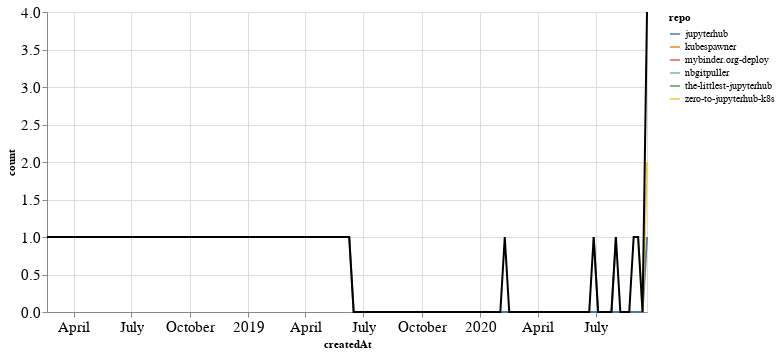

The code cell stored with this chart in its notebook:
### Markdown cell above
## PRs

### Code cell
prs_time = prs.groupby('repo').resample('W', on='createdAt').count()['author'].reset_index()
prs_time = prs_time.rename(columns={'author': 'count'})
prs_time_total = prs_time.groupby('createdAt').agg({"count": "sum"}).reset_index()

ch1 = alt.Chart(prs_time, width=600).mark_line().encode(
    x='createdAt',
    y='count',
    color='repo',
    tooltip="repo"
)

ch2 = alt.Chart(prs_time_total, width=600).mark_line(color="black").encode(
    x='createdAt',
    y='count',
)

ch1 + ch2

### Figure 1 — Vega-Lite specification as saved in the notebook (floating-point values rounded to 4 significant figures)
{"config": {"axisLeft": {"labelFontSize": 15}, "axisBottom": {"labelFontSize": 15}}, "layer": [{"data": {"name": "data-382d4a457be12f7e1a4874410e21e724"}, "mark": "line", "encoding": {"color": {"type": "nominal", "field": "repo"}, "tooltip": {"type": "nominal", "field": "repo"}, "x": {"type": "temporal", "field": "createdAt"}, "y": {"type": "quantitative", "field": "count"}}, "width": 600}, {"data": {"name": "data-830ebc76d99155f007ce2a68822c9dff"}, "mark": {"type": "line", "color": "black"}, "encoding": {"x": {"type": "temporal", "field": "createdAt"}, "y": {"type": "quantitative", "field": "count"}}, "width": 600}], "$schema": "https://vega.github.io/schema/vega-lite/v4.8.1.json", "datasets": {"data-382d4a457be12f7e1a4874410e21e724": [{"repo": "jupyterhub", "createdAt": "2019-06-09T00:00:00", "count": 1}, {"repo": "jupyterhub", "createdAt": "2019-06-16T00:00:00", "count": 0}, {"repo": "jupyterhub", "createdAt": "2019-06-23T00:00:00", "count": 0}, {"repo": "jupyterhub", "createdAt": "2019-06-30T00:00:00", "count": 0}, {"repo": "jupyterhub", "createdAt": "2019-07-07T00:00:00", "count": 0}, {"repo": "jupyterhub", "createdAt": "2019-07-14T00:00:00", "count": 0}, {"repo": "jupyterhub", "createdAt": "2019-07-21T00:00:00", "count": 0}, {"repo": "jupyterhub", "createdAt": "2019-07-28T00:00:00", "count": 0}, {"repo": "jupyterhub", "createdAt": "2019-08-04T00:00:00", "count": 0}, {"repo": "jupyterhub", "createdAt": "2019-08-11T00:00:00", "count": 0}, {"repo": "jupyterhub", "createdAt": "2019-08-18T00:00:00", "count": 0}, {"repo": "jupyterhub", "createdAt": "2019-08-25T00:00:00", "count": 0}, {"repo": "jupyterhub", "createdAt": "2019-09-01T00:00:00", "count": 0}, {"repo": "jupyterhub", "createdAt": "2019-09-08T00:00:00", "count": 0}, {"repo": "jupyterhub", "createdAt": "2019-09-15T00:00:00", "count": 0}, {"repo": "jupyterhub", "createdAt": "2019-09-22T00:00:00", "count": 0}, {"repo": "jupyterhub", "createdAt": "2019-09-29T00:00:00", "count": 0}, {"repo": "jupyterhub", "createdAt": "2019-10-06T00:00:00", "count": 0}, {"repo": "jupyterhub", "createdAt": "2019-10-13T00:00:00", "count": 0}, {"repo": "jupyterhub", "createdAt": "2019-10-20T00:00:00", "count": 0}, {"repo": "jupyterhub", "createdAt": "2019-10-27T00:00:00", "count": 0}, {"repo": "jupyterhub", "createdAt": "2019-11-03T00:00:00", "count": 0}, {"repo": "jupyterhub", "createdAt": "2019-11-10T00:00:00", "count": 0}, {"repo": "jupyterhub", "createdAt": "2019-11-17T00:00:00", "count": 0}, {"repo": "jupyterhub", "createdAt": "2019-11-24T00:00:00", "count": 0}, {"repo": "jupyterhub", "createdAt": "2019-12-01T00:00:00", "count": 0}, {"repo": "jupyterhub", "createdAt": "2019-12-08T00:00:00", "count": 0}, {"repo": "jupyterhub", "createdAt": "2019-12-15T00:00:00", "count": 0}, {"repo": "jupyterhub", "createdAt": "2019-12-22T00:00:00", "count": 0}, {"repo": "jupyterhub", "createdAt": "2019-12-29T00:00:00", "count": 0}, {"repo": "jupyterhub", "createdAt": "2020-01-05T00:00:00", "count": 0}, {"repo": "jupyterhub", "createdAt": "2020-01-12T00:00:00", "count": 0}, {"repo": "jupyterhub", "createdAt": "2020-01-19T00:00:00", "count": 0}, {"repo": "jupyterhub", "createdAt": "2020-01-26T00:00:00", "count": 0}, {"repo": "jupyterhub", "createdAt": "2020-02-02T00:00:00", "count": 0}, {"repo": "jupyterhub", "createdAt": "2020-02-09T00:00:00", "count": 0}, {"repo": "jupyterhub", "createdAt": "2020-02-16T00:00:00", "count": 0}, {"repo": "jupyterhub", "createdAt": "2020-02-23T00:00:00", "count": 0}, {"repo": "jupyterhub", "createdAt": "2020-03-01T00:00:00", "count": 0}, {"repo": "jupyterhub", "createdAt": "2020-03-08T00:00:00", "count": 0}, {"repo": "jupyterhub", "createdAt": "2020-03-15T00:00:00", "count": 0}, {"repo": "jupyterhub", "createdAt": "2020-03-22T00:00:00", "count": 0}, {"repo": "jupyterhub", "createdAt": "2020-03-29T00:00:00", "count": 0}, {"repo": "jupyterhub", "createdAt": "2020-04-05T00:00:00", "count": 0}, {"repo": "jupyterhub", "createdAt": "2020-04-12T00:00:00", "count": 0}, {"repo": "jupyterhub", "createdAt": "2020-04-19T00:00:00", "count": 0}, {"repo": "jupyterhub", "createdAt": "2020-04-26T00:00:00", "count": 0}, {"repo": "jupyterhub", "createdAt": "2020-05-03T00:00:00", "count": 0}, {"repo": "jupyterhub", "createdAt": "2020-05-10T00:00:00", "count": 0}, {"repo": "jupyterhub", "createdAt": "2020-05-17T00:00:00", "count": 0}, {"repo": "jupyterhub", "createdAt": "2020-05-24T00:00:00", "count": 0}, {"repo": "jupyterhub", "createdAt": "2020-05-31T00:00:00", "count": 0}, {"repo": "jupyterhub", "createdAt": "2020-06-07T00:00:00", "count": 0}, {"repo": "jupyterhub", "createdAt": "2020-06-14T00:00:00", "count": 0}, {"repo": "jupyterhub", "createdAt": "2020-06-21T00:00:00", "count": 0}, {"repo": "jupyterhub", "createdAt": "2020-06-28T00:00:00", "count": 0}, {"repo": "jupyterhub", "createdAt": "2020-07-05T00:00:00", "count": 0}, {"repo": "jupyterhub", "createdAt": "2020-07-12T00:00:00", "count": 0}, {"repo": "jupyterhub", "createdAt": "2020-07-19T00:00:00", "count": 0}, {"repo": "jupyterhub", "createdAt": "2020-07-26T00:00:00", "count": 0}, {"repo": "jupyterhub", "createdAt": "2020-08-02T00:00:00", "count": 0}, {"repo": "jupyterhub", "createdAt": "2020-08-09T00:00:00", "count": 0}, {"repo": "jupyterhub", "createdAt": "2020-08-16T00:00:00", "count": 0}, {"repo": "jupyterhub", "createdAt": "2020-08-23T00:00:00", "count": 0}, {"repo": "jupyterhub", "createdAt": "2020-08-30T00:00:00", "count": 0}, {"repo": "jupyterhub", "createdAt": "2020-09-06T00:00:00", "count": 0}, {"repo": "jupyterhub", "createdAt": "2020-09-13T00:00:00", "count": 0}, {"repo": "jupyterhub", "createdAt": "2020-09-20T00:00:00", "count": 1}, {"repo": "kubespawner", "createdAt": "2020-09-20T00:00:00", "count": 1}, {"repo": "mybinder.org-deploy", "createdAt": "2018-02-18T00:00:00", "count": 1}, {"repo": "nbgitpuller", "createdAt": "2020-02-09T00:00:00", "count": 1}, {"repo": "the-littlest-jupyterhub", "createdAt": "2020-06-28T00:00:00", "count": 1}, {"repo": "the-littlest-jupyterhub", "createdAt": "2020-07-05T00:00:00", "count": 0}, {"repo": "the-littlest-jupyterhub", "createdAt": "2020-07-12T00:00:00", "count": 0}, {"repo": "the-littlest-jupyterhub", "createdAt": "2020-07-19T00:00:00", "count": 0}, {"repo": "the-littlest-jupyterhub", "createdAt": "2020-07-26T00:00:00", "count": 0}, {"repo": "the-littlest-jupyterhub", "createdAt": "2020-08-02T00:00:00", "count": 1}, {"repo": "zero-to-jupyterhub-k8s", "createdAt": "2020-08-30T00:00:00", "count": 1}, {"repo": "zero-to-jupyterhub-k8s", "createdAt": "2020-09-06T00:00:00", "count": 1}, {"repo": "zero-to-jupyterhub-k8s", "createdAt": "2020-09-13T00:00:00", "count": 0}, {"repo": "zero-to-jupyterhub-k8s", "createdAt": "2020-09-20T00:00:00", "count": 2}], "data-830ebc76d99155f007ce2a68822c9dff": [{"createdAt": "2018-02-18T00:00:00", "count": 1}, {"createdAt": "2019-06-09T00:00:00", "count": 1}, {"createdAt": "2019-06-16T00:00:00", "count": 0}, {"createdAt": "2019-06-23T00:00:00", "count": 0}, {"createdAt": "2019-06-30T00:00:00", "count": 0}, {"createdAt": "2019-07-07T00:00:00", "count": 0}, {"createdAt": "2019-07-14T00:00:00", "count": 0}, {"createdAt": "2019-07-21T00:00:00", "count": 0}, {"createdAt": "2019-07-28T00:00:00", "count": 0}, {"createdAt": "2019-08-04T00:00:00", "count": 0}, {"createdAt": "2019-08-11T00:00:00", "count": 0}, {"createdAt": "2019-08-18T00:00:00", "count": 0}, {"createdAt": "2019-08-25T00:00:00", "count": 0}, {"createdAt": "2019-09-01T00:00:00", "count": 0}, {"createdAt": "2019-09-08T00:00:00", "count": 0}, {"createdAt": "2019-09-15T00:00:00", "count": 0}, {"createdAt": "2019-09-22T00:00:00", "count": 0}, {"createdAt": "2019-09-29T00:00:00", "count": 0}, {"createdAt": "2019-10-06T00:00:00", "count": 0}, {"createdAt": "2019-10-13T00:00:00", "count": 0}, {"createdAt": "2019-10-20T00:00:00", "count": 0}, {"createdAt": "2019-10-27T00:00:00", "count": 0}, {"createdAt": "2019-11-03T00:00:00", "count": 0}, {"createdAt": "2019-11-10T00:00:00", "count": 0}, {"createdAt": "2019-11-17T00:00:00", "count": 0}, {"createdAt": "2019-11-24T00:00:00", "count": 0}, {"createdAt": "2019-12-01T00:00:00", "count": 0}, {"createdAt": "2019-12-08T00:00:00", "count": 0}, {"createdAt": "2019-12-15T00:00:00", "count": 0}, {"createdAt": "2019-12-22T00:00:00", "count": 0}, {"createdAt": "2019-12-29T00:00:00", "count": 0}, {"createdAt": "2020-01-05T00:00:00", "count": 0}, {"createdAt": "2020-01-12T00:00:00", "count": 0}, {"createdAt": "2020-01-19T00:00:00", "count": 0}, {"createdAt": "2020-01-26T00:00:00", "count": 0}, {"createdAt": "2020-02-02T00:00:00", "count": 0}, {"createdAt": "2020-02-09T00:00:00", "count": 1}, {"createdAt": "2020-02-16T00:00:00", "count": 0}, {"createdAt": "2020-02-23T00:00:00", "count": 0}, {"createdAt": "2020-03-01T00:00:00", "count": 0}, {"createdAt": "2020-03-08T00:00:00", "count": 0}, {"createdAt": "2020-03-15T00:00:00", "count": 0}, {"createdAt": "2020-03-22T00:00:00", "count": 0}, {"createdAt": "2020-03-29T00:00:00", "count": 0}, {"createdAt": "2020-04-05T00:00:00", "count": 0}, {"createdAt": "2020-04-12T00:00:00", "count": 0}, {"createdAt": "2020-04-19T00:00:00", "count": 0}, {"createdAt": "2020-04-26T00:00:00", "count": 0}, {"createdAt": "2020-05-03T00:00:00", "count": 0}, {"createdAt": "2020-05-10T00:00:00", "count": 0}, {"createdAt": "2020-05-17T00:00:00", "count": 0}, {"createdAt": "2020-05-24T00:00:00", "count": 0}, {"createdAt": "2020-05-31T00:00:00", "count": 0}, {"createdAt": "2020-06-07T00:00:00", "count": 0}, {"createdAt": "2020-06-14T00:00:00", "count": 0}, {"createdAt": "2020-06-21T00:00:00", "count": 0}, {"createdAt": "2020-06-28T00:00:00", "count": 1}, {"createdAt": "2020-07-05T00:00:00", "count": 0}, {"createdAt": "2020-07-12T00:00:00", "count": 0}, {"createdAt": "2020-07-19T00:00:00", "count": 0}, {"createdAt": "2020-07-26T00:00:00", "count": 0}, {"createdAt": "2020-08-02T00:00:00", "count": 1}, {"createdAt": "2020-08-09T00:00:00", "count": 0}, {"createdAt": "2020-08-16T00:00:00", "count": 0}, {"createdAt": "2020-08-23T00:00:00", "count": 0}, {"createdAt": "2020-08-30T00:00:00", "count": 1}, {"createdAt": "2020-09-06T00:00:00", "count": 1}, {"createdAt": "2020-09-13T00:00:00", "count": 0}, {"createdAt": "2020-09-20T00:00:00", "count": 4}]}}
